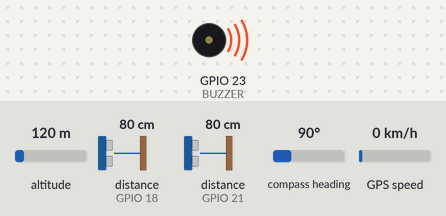
This sketch was run on a simulated ESP32. Parts: buzzer (waves = sounding, pin HIGH). Wiring (inferred from the names in the program): 2 × ultrasonic range finder: trigger GPIO 5, echo GPIO 18 / trigger GPIO 19, echo GPIO 21. Inputs (shaded band) come from the test bench; at power-on: altitude 120 m, distance to the obstacle (sensors on GPIO 18, GPIO 21) 80 cm, compass heading 90°, GPS speed 0 km/h. The echo pulse lasts 58.3 µs per cm; the GPS gets a fix after 3 s at 37.7749, -122.4194 with 8 satellites; pins used as bus, display or sensor lines are not drawn; what the sketch prints to the serial monitor is not drawn.

Above: at 0.9 s.
At 3.35 s:
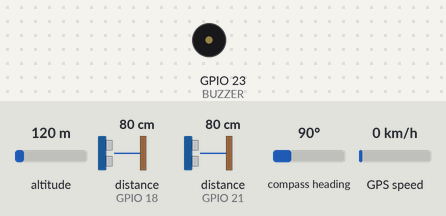
Timing chart, 0 to 3.6 s (numbered marks = the images above):
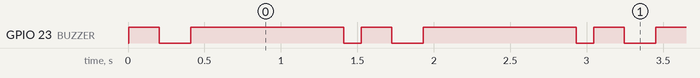

Measured:
- by itself, GPIO 23 (BUZZER): repeats every 1.5 s: LOW 0.21 s, HIGH 1.0 s, LOW 0.12 s, HIGH 0.20 s
- by itself, everything shown: repeats every 1.5 s, in 4 steps

The sketch:

blindstick.ino
```cpp
#include <TinyGPS++.h>
#include <HardwareSerial.h>

// GPS Setup
TinyGPSPlus gps;
HardwareSerial gpsSerial(1);

// Pins
#define TRIG_FRONT 5
#define ECHO_FRONT 18

#define TRIG_DOWN 19
#define ECHO_DOWN 21

#define BUZZER 23

// Distance variables
long duration;
int distanceFront;
int distanceDown;

void setup() {
  Serial.begin(115200);

  // GPS Serial
  gpsSerial.begin(9600, SERIAL_8N1, 16, 17);

  // Ultrasonic Pins
  pinMode(TRIG_FRONT, OUTPUT);
  pinMode(ECHO_FRONT, INPUT);

  pinMode(TRIG_DOWN, OUTPUT);
  pinMode(ECHO_DOWN, INPUT);

  pinMode(BUZZER, OUTPUT);
}

// Function to measure distance
int getDistance(int trigPin, int echoPin) {
  digitalWrite(trigPin, LOW);
  delayMicroseconds(2);

  digitalWrite(trigPin, HIGH);
  delayMicroseconds(10);
  digitalWrite(trigPin, LOW);

  duration = pulseIn(echoPin, HIGH);
  int distance = duration * 0.034 / 2;

  return distance;
}

void loop() {

  // -------- FRONT SENSOR --------
  distanceFront = getDistance(TRIG_FRONT, ECHO_FRONT);

  if (distanceFront < 100 && distanceFront > 0) {
    // Obstacle detected
    digitalWrite(BUZZER, HIGH);
    delay(200);
    digitalWrite(BUZZER, LOW);
    delay(200);
  }

  // -------- DOWN SENSOR --------
  distanceDown = getDistance(TRIG_DOWN, ECHO_DOWN);

  if (distanceDown > 50) {
    // Pit / stairs detected
    digitalWrite(BUZZER, HIGH);
    delay(1000);  // long alert
    digitalWrite(BUZZER, LOW);
  }

  // -------- GPS --------
  while (gpsSerial.available()) {
    gps.encode(gpsSerial.read());
  }

  if (gps.location.isUpdated()) {
    Serial.print("Latitude: ");
    Serial.println(gps.location.lat(), 6);

    Serial.print("Longitude: ");
    Serial.println(gps.location.lng(), 6);
  }

  delay(100);
}
```
